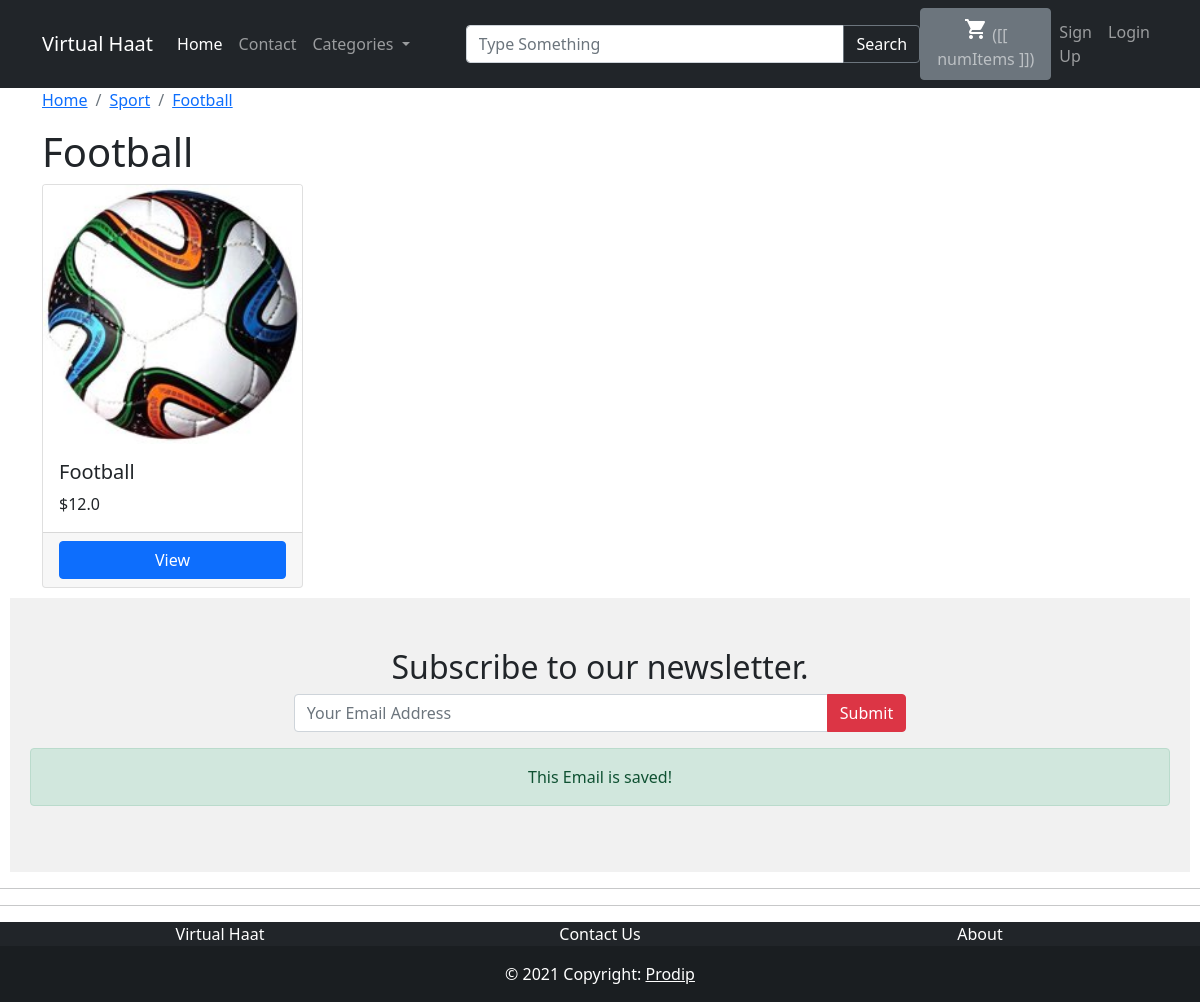
Page /football/ on the committed database.
### apps/store/models.py (models this page shows, shortened)
class Category(models.Model):
    parent = models.ForeignKey('self', related_name='children', on_delete=models.CASCADE, blank=True,null=True)
    title = models.CharField(max_length=255)
    slug = models.SlugField(max_length=255)
    ordering = models.IntegerField(default=0)
    is_featured = models.BooleanField(default=False)
    class Meta:
        verbose_name_plural = 'Categories'
        ordering = ('ordering',)

class Product(models.Model):
    category = models.ForeignKey(Category, related_name='products', on_delete=models.CASCADE)
    parent = models.ForeignKey('self', related_name='variants', on_delete=models.CASCADE, blank=True, null=True)
    title = models.CharField(max_length=255)
    slug = models.SlugField(max_length=255)
    description = models.TextField(blank=True, null=True)
    price = models.FloatField()
    date_added = models.DateTimeField(auto_now_add=True)
    is_featured = models.BooleanField(default=False)
    num_available = models.IntegerField(default=1)
    num_visits = models.IntegerField(default=0)
    last_visit = models.DateTimeField(blank=True, null=True)
    image = models.ImageField(upload_to='uploads/', blank=True, null=True)
    thumbnail = models.ImageField(upload_to='thumbnails/', blank=True, null=True)
    class Meta:
        ordering = ('-date_added',)

### apps/store/views.py (the view)
# urls.py: path('<slug:slug>/', category_detail, name='category_detail'),
def category_detail(request, slug):
    category = get_object_or_404(Category, slug=slug)
    products = category.products.filter(parent=None)
    context = {
        'category':category,
        'products':products
    }
    return render(request, 'category_detail.html', context)

### apps/cart/cart.py (called while the page is built)
    def get_total_length(self):
        if self.cart.values():
            return sum(int(item['quantity']) for item in self.cart.values())
        else:
            return 0

    def get_total_cost(self):
        try:
            return sum(float(item['total_price']) for item in self.cart.values())
        except Exception:
            return 0

### apps/cart/context_processors.py (called while the page is built)
def cart(request):
    return {'cart': Cart(request)}

### apps/store/context_processors.py (called while the page is built)
def menu_categories(request):
    categories = Category.objects.filter(parent=None)
    return {'menu_categories':categories}

### apps/store/templates/category_detail.html (shortened to what this page needs)
{% extends 'base.html' %}
{% block content %}
    <nav aria-label="breadcrumb">
      <ol class="breadcrumb">
        <li class="breadcrumb-item"><a href="{% url 'frontpage' %}">Home</a></li>
          {% if category.parent %}
            <li class="breadcrumb-item active" aria-current="page">
                <a href="{% url 'category_detail' category.parent.slug %}">{{ category.parent.title }}</a>
            </li>
          {% endif %}
            <li class="breadcrumb-item active" aria-current="page">
                <a href="{% url 'category_detail' category.slug %}">{{ category.title }}</a>
            </li>
      </ol>
    </nav>
    <h1>{{ category.title }}</h1>
    {% if category.children.all %}
        <div class="row">
        {% for subcategory in category.children.all %}
            <div class="col-sm-4">
            <div class="card">
            <div class="card-body">
                <h3>{{ subcategory.title }}</h3>
            </div>
            <div class="card-footer">
                <a href="{% url 'category_detail' subcategory.slug %}">View Product</a>
            </div>
            </div>
            </div>
        {% endfor %}
        </div>
        {% else %}
        {% with products as list_products %}
            {% include 'parts/product_list.html' %}
        {% endwith %}
    {% endif %}
{% endblock %}

### apps/store/templates/parts/product_list.html
<div class="row">
{% for p in list_products %}
    <div class="col-sm-3">
        <div class="card">
            {% if p.image %}
                <img src="{{ p.thumbnail.url }}" class="card-img-top" alt="...">
            {% endif %}
          <div class="card-body">
            <h5 class="card-title">{{ p.title }}</h5>
            <p class="card-text">${{ p.price }}</p>
          </div>
          <div class="card-footer">
              <div class="d-grid gap-2">
                <a href="{% url 'product_detail' p.category.slug p.slug %}" class="btn btn-primary">View</a>
              </div>
          </div>
        </div>
    </div>
{% endfor %}
</div>

### rows in the picture
Category: parent "Sport", title "Football"
Product: thumbnail (picture), title "Football", price "12.0"
